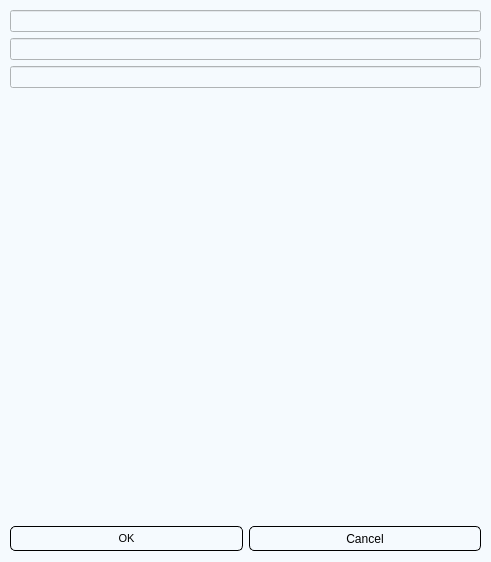
<?xml version="1.0" encoding="UTF-8"?>
<ui version="4.0">
 <class>Dialog</class>
 <widget class="QDialog" name="Dialog">
  <property name="geometry">
   <rect>
    <x>0</x>
    <y>0</y>
    <width>491</width>
    <height>562</height>
   </rect>
  </property>
  <property name="windowTitle">
   <string>Dialog</string>
  </property>
  <property name="styleSheet">
   <string notr="true">background-color: rgb(245, 250, 254);</string>
  </property>
  <widget class="QWidget" name="widget" native="true">
   <property name="geometry">
    <rect>
     <x>10</x>
     <y>10</y>
     <width>471</width>
     <height>541</height>
    </rect>
   </property>
   <property name="whatsThis">
    <string/>
   </property>
   <property name="accessibleName">
    <string/>
   </property>
   <property name="accessibleDescription">
    <string/>
   </property>
   <layout class="QVBoxLayout" name="verticalLayout_2">
    <item>
     <layout class="QVBoxLayout" name="verticalLayout">
      <item>
       <widget class="QLineEdit" name="line_article"/>
      </item>
      <item>
       <widget class="QLineEdit" name="line_quantity"/>
      </item>
      <item>
       <widget class="QLineEdit" name="line_price"/>
      </item>
      <item>
       <spacer name="verticalSpacer">
        <property name="orientation">
         <enum>Qt::Vertical</enum>
        </property>
        <property name="sizeHint" stdset="0">
         <size>
          <width>20</width>
          <height>40</height>
         </size>
        </property>
       </spacer>
      </item>
     </layout>
    </item>
    <item>
     <layout class="QHBoxLayout" name="horizontalLayout">
      <item>
       <widget class="QPushButton" name="btn_ok">
        <property name="minimumSize">
         <size>
          <width>30</width>
          <height>25</height>
         </size>
        </property>
        <property name="font">
         <font>
          <pointsize>8</pointsize>
          <weight>50</weight>
          <bold>false</bold>
         </font>
        </property>
        <property name="styleSheet">
         <string notr="true">border: 1px solid #000000;
border-radius: 5px;</string>
        </property>
        <property name="text">
         <string>OK</string>
        </property>
        <property name="checkable">
         <bool>true</bool>
        </property>
        <property name="autoExclusive">
         <bool>true</bool>
        </property>
       </widget>
      </item>
      <item>
       <widget class="QPushButton" name="btn_cancel">
        <property name="minimumSize">
         <size>
          <width>30</width>
          <height>25</height>
         </size>
        </property>
        <property name="styleSheet">
         <string notr="true">border: 1px solid #000000;
border-radius: 5px;</string>
        </property>
        <property name="text">
         <string>Cancel</string>
        </property>
        <property name="checkable">
         <bool>true</bool>
        </property>
        <property name="autoExclusive">
         <bool>true</bool>
        </property>
       </widget>
      </item>
     </layout>
    </item>
   </layout>
  </widget>
 </widget>
 <resources/>
 <connections/>
</ui>
